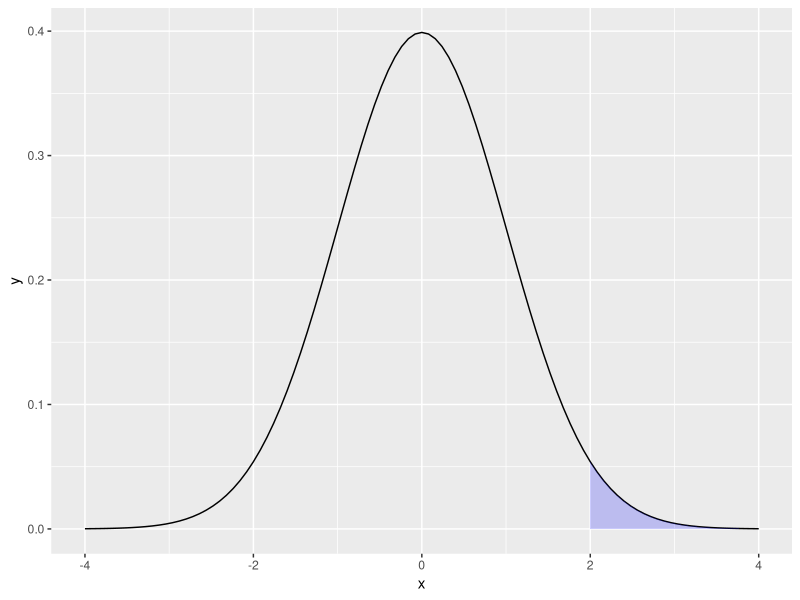
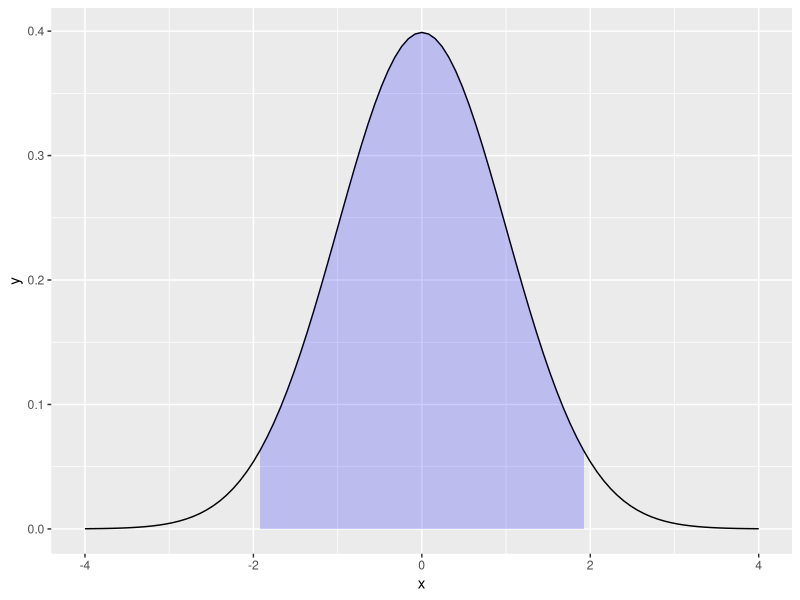

These figures' R source, in order:
## ---- chunk 1
library(ggplot2)
library(gridExtra)
limitRange <- function(fun, min, max) {
  function(x) {
    y <- fun(x)
    y[x < min  |  x > max] <- NA
    return(y)
  }
}
# p(x>2)
p <- ggplot(data.frame(x=c(-4, 4)), aes(x=x))
p + stat_function(fun = dnorm) +
  stat_function(fun = limitRange(dnorm, 2, 4),
                geom="area", fill="blue", alpha=0.2)
## ---- chunk 2
# 95%
p <- ggplot(data.frame(x=c(-4, 4)), aes(x=x))
p + stat_function(fun = dnorm) +
  stat_function(fun = limitRange(dnorm, -1.96, 1.96),
                geom="area", fill="blue", alpha=0.2)
